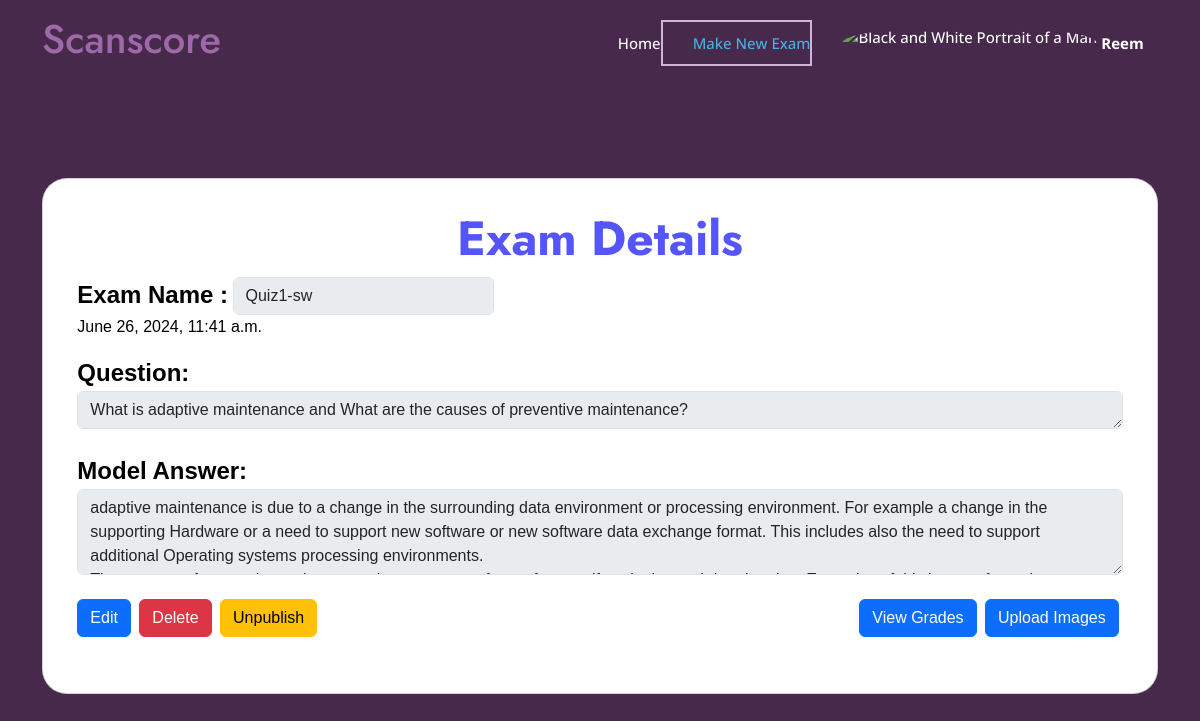
Page /teacher/exam/23/view/ (signed in) on the earlier database version.
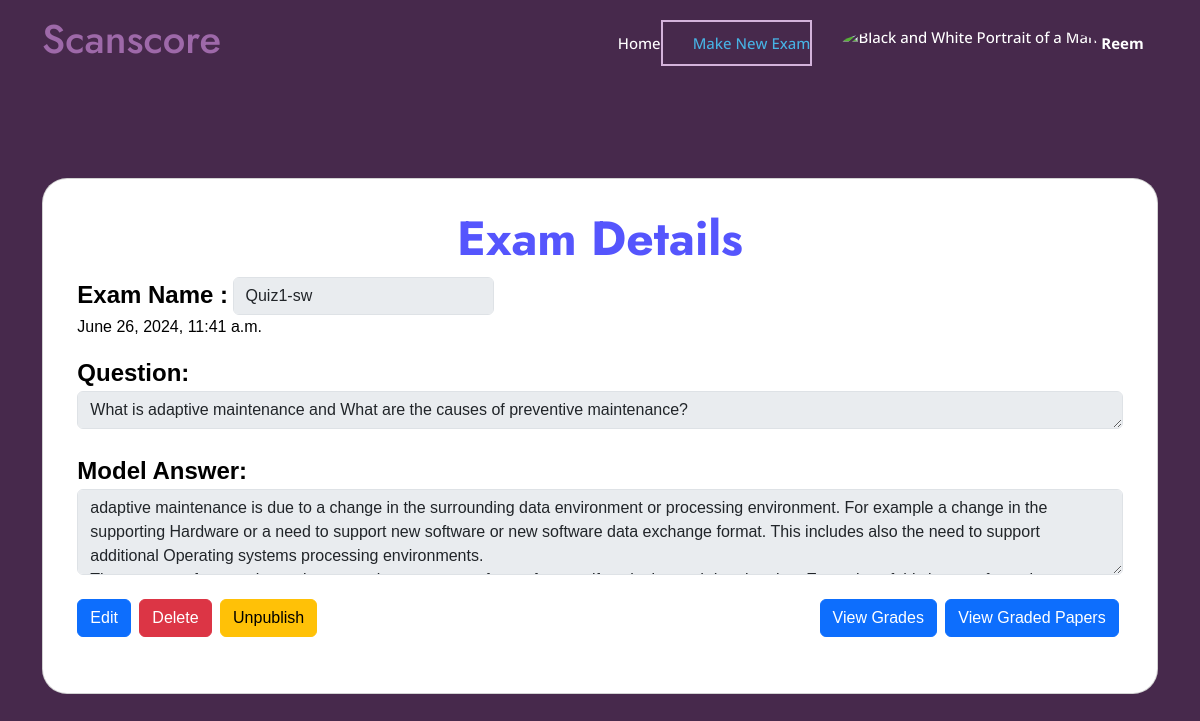
Same page on the later database version.
### myapp/views.py (the view)
# urls.py: path('teacher/exam/<int:exam_id>/view/', views.view_exam_teacher, name='view_exam_teacher'),
@login_required
def view_exam_teacher(request, exam_id): #this will redirect to the specific exam page where the teacher can view the exam details
    exam = Exam.objects.get(pk=exam_id)
    exam_submissions = ExamSubmission.objects.filter(exam=exam)
    if not (request.user == exam.teacher or hasattr(request.user, 'teacher')):
        return HttpResponseForbidden("You are not authorized to view this exam.")
    return render(request, 'myapp/teacher/view_exam.html', {'exam': exam, 'exam_submissions': exam_submissions})

### templates/myapp/teacher/view_exam.html (shortened to what the changed rows need)
{% load static %}
<!DOCTYPE html>
<html lang="en">
<head>
    <link href="{% static 'vendor/aos/aos.css' %}" rel="stylesheet">
    <link href="{% static 'vendor/bootstrap/css/bootstrap.min.css' %}" rel="stylesheet">
    <link href="{% static 'vendor/bootstrap-icons/bootstrap-icons.css' %}" rel="stylesheet">
    <link href="{% static 'vendor/boxicons/css/boxicons.min.css' %}" rel="stylesheet">
    <link href="{% static 'vendor/glightbox/css/glightbox.min.css' %}" rel="stylesheet">
    <link href="{% static 'vendor/remixicon/remixicon.css' %}" rel="stylesheet">
    <link href="{% static 'vendor/swiper/swiper-bundle.min.css' %}" rel="stylesheet">
    <link href="{% static 'css/style1.css' %}" rel="stylesheet">
    <link href="{% static 'css/main.css' %}" rel="stylesheet">
</head>
<body>
    <header id="header" class="fixed-top">
        <div class="container d-flex align-items-center justify-content-between">
            <h1 class="me-auto"><a href="{% url 'teacher_dashboard' %}">Scanscore</a></h1>
        </div>
    </header>
    <section id="hero" class="d-flex align-items-center"
        style="height: 100vh;font-family: Arial, Helvetica, sans-serif;">
        <div class="container">
            <div class="d-flex flex-column justify-content-center order-2 order-lg-1" data-aos="fade-up"
                data-aos-delay="200">
                <div class="card text-black"
                    style="border-radius: 25px; padding-bottom: 5%;padding-left: 2%; padding-right: 2%;">
                    {% block content %}
                    <div class="container" style="padding-top: 3%;">
                        <h1 style="color: rgb(85, 85, 253);text-align: center;">Exam Details</h1>
                        <br>
                        <br>
                        <div class="d-flex justify-content-between exam-buttons">
                            <div>
                                {% if exam_submissions.0.is_graded %}
                                <a href="{% url 'view_grades' exam.id %}" class="btn btn-primary me-1">View Grades</a>
                                {% else %}
                                <a href="{% url 'view_submissions' exam.id %}" class="btn btn-primary me-1">View
                                    Students' Submissions</a>
                                {% endif %}
                                {% if exam.ocr_graded %}
                                <a href="{% url 'view_grades_ocr' exam.id %}" class="btn btn-primary me-1">View Graded
                                    Papers</a>
                                {% else %}
                                <a href="{% url 'upload_images' exam.id %}" class="btn btn-primary me-1">Upload
                                    Images</a>
                                {% endif %}
                            </div>
                        </div>
                    </div>
                    {% endblock %}
                </div>
            </div>
    </section>
</body>
</html>

Differences in the rows shown:
changed Exam "Quiz1-sw": ocr_graded False → True (drawn)
Other differences:
text no longer shown: "Upload Images"
text now shown: "View Graded Papers"
